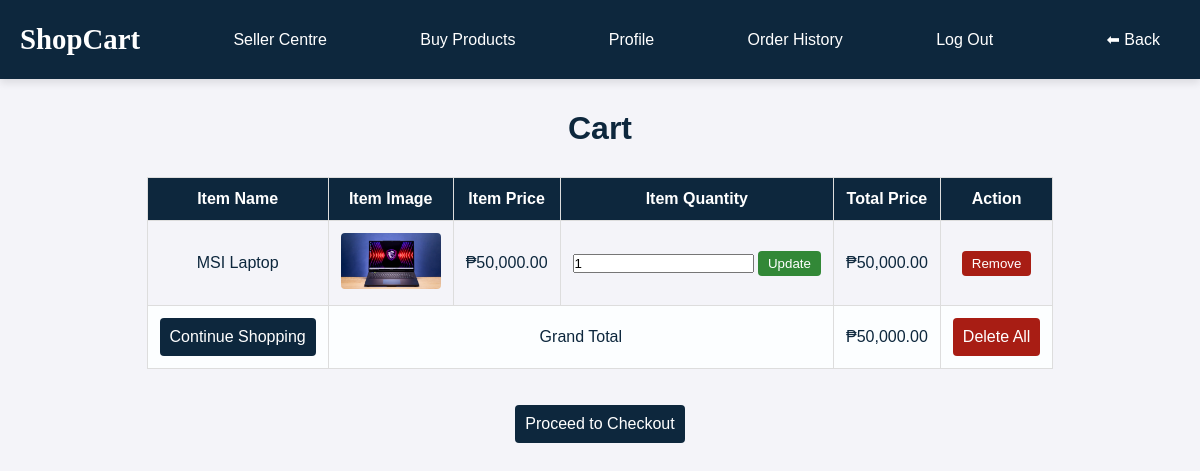
Page /Buyer/cart.php (signed in) on the committed database.
### tables this page shows
CREATE TABLE `cart` (
  `product_id` int(11) NOT NULL,
  `item_name` varchar(100) NOT NULL,
  `item_image` longblob NOT NULL,
  `item_price` int(11) NOT NULL,
  `item_quantity` int(11) NOT NULL
);

### Classes/Buyer.php (called while the page is built, shortened)
<?php
class Buyer extends User{
    private $db;
    public function __construct($db, $buyer_id = 0) {
        $this->db = $db;
    }
    public function getProductsAddedToCart() {
        $result = mysqli_query($this->db, "SELECT * FROM cart");
        return $result;
    }
}
?>

### Buyer/cart.php (the view, shortened to what this page needs)
<?php
require_once __DIR__ . "/../Classes/Buyer.php";
$grand_total = 0;
$buyer_id = $_SESSION['buyer_id'];
$buyer = new Buyer($connect, $buyer_id);
$addedProductsToCart = $buyer->getProductsAddedToCart();
?>
<!DOCTYPE html>
<html lang="en">
<head>
    <link rel="stylesheet" type="text/css" href="../css/cart.css">
</head>
<body>
<div class="topnav">
    <h1><span>ShopCart</span></h1>
    <a href="../Seller/seller_sign_up.php">Seller Centre</a>
    <a href="buyer_page.php">Buy Products</a>
    <a href="buyer_profile.php" name="buyer_profile">Profile</a>
    <a href="order_history.php" name="order_history">Order History</a>
    <a href="../log_out.php" name="log_out">Log Out</a>
<div style="margin: 20px;">
    <?php
    if (isset($_SERVER['HTTP_REFERER'])) {
        $previousPage = $_SERVER['HTTP_REFERER'];
        echo '<a href="' . htmlspecialchars($previousPage) . '" class="back-button">⬅ Back</a>';
    } else {
        echo '<a href="#" class="back-button disabled">⬅ Back</a>';
    }
    ?>
</div>
</div>
<center>
<h2 class="heading">Cart</h2>
<table border="1">
    <thead>
        <tr>
            <th>Item Name</th>
            <th>Item Image</th>
            <th>Item Price</th>
            <th>Item Quantity</th>
            <th>Total Price</th>
            <th>Action</th>
        </tr>
    </thead>
    <tbody>
    <?php while ($row = mysqli_fetch_assoc($addedProductsToCart)):
        $sub_total = $row['item_price'] * $row['item_quantity'];
        $grand_total += $sub_total;
    ?>
        <tr>
            <td><?= htmlspecialchars($row['item_name']); ?></td>
            <td>
                <img src="../Images/<?= htmlspecialchars($row['item_image']); ?>"
                     alt="Item Image" style="width:100px;height:auto;">
            </td>
            <td><?= "₱" . number_format($row['item_price'], 2); ?></td>
            <td>
                <form action="cart.php" method="post">
                    <input type="number" name="update_quantity" min="1"
                           value="<?= $row['item_quantity']; ?>" required>
                    <input type="submit" class="btn_update" name="update" value="Update">
                </form>
            </td>
            <td><?= "₱" . number_format($sub_total, 2); ?></td>
            <td>
                <form action="cart.php" method="post">
                    <input type="submit" class="btn_remove" value="Remove" name="remove">
                </form>
            </td>
        </tr>
    <?php endwhile; ?>
    <tr class="table-bottom">
        <td>
            <form action="buyer_page.php" method="post">
                <input type="submit" class="btn" value="Continue Shopping">
            </form>
        </td>
        <td colspan="3">Grand Total</td>
        <td><?= "₱" . number_format($grand_total, 2); ?></td>
        <td>
            <form action="cart.php" method="post">
                <input type="submit" class="btn_delete_all" name="delete_all" value="Delete All">
            </form>
        </td>
    </tr>
    </tbody>
</table>
<br><br>
<div class="checkout-btn">
    <form action="" method="post">
    <input class="btn" type="submit" name="checkout" value="Proceed to Checkout">
    </form>
</div>
</center>
</body>
</html>

### css/cart.css (style rules this page uses)
* { margin: 0; padding: 0; box-sizing: border-box; font-family: Arial, sans-serif; }
body { background-color: #f4f4f9; color: #333; display: flex; flex-direction: column; align-items: center; padding: 20px; animation: transitionIn 0.5s ease-in-out; }
.topnav { background-color: #0d273d; color: #fff; display: flex; justify-content: space-between; align-items: center; width: 100%; box-shadow: 0px 4px 8px rgba(0, 0, 0, 0.1); position: fixed; z-index: 1000; padding: 10px 20px; top: 0; left: 0; margin: 0; }
.topnav h1 { font-size: 1.8rem; margin: 10px 0; }
.topnav h1 span { color: #ffffff; font-weight: bold; font-family: Georgia, 'Times New Roman', Times, serif; margin: 10px 0; }
.topnav a { color: #fff; margin-left: 20px; text-decoration: none; font-size: 1rem; }
h1 { margin-top: 20px; font-size: 2rem; }
.btn { background-color: #0d273d; color: #fff; padding: 10px; border: none; border-radius: 4px; cursor: pointer; transition: background-color 0.3s; font-size: 1rem; }
.btn_remove { background-color: #a81d14; color: white; border: none; padding: 5px 10px; border-radius: 4px; cursor: pointer; transition: background-color 0.3s; }
.btn_update { background-color: #328837; color: white; border: none; padding: 5px 10px; border-radius: 4px; cursor: pointer; transition: background-color 0.3s; }
.btn_delete_all { background-color: #a81d14; color: #fff; padding: 10px; border: none; border-radius: 4px; cursor: pointer; transition: background-color 0.3s; font-size: 1rem; }
.heading { text-align: center; margin-top: 90px; font-size: 2rem; color: #0d273d; }
table { width: 100%; border-collapse: collapse; margin-top: 30px; }
table th, table td { border: 1px solid #ddd; padding: 12px; text-align: center; }
table td { color: #0d273d; }
table th { background-color: #0d273d; color: white; }
table tr:nth-child(even) { background-color: #fcfeff; }
table img { max-width: 100px; height: auto; border-radius: 4px; }

### rows in the picture
cart: item_name "MSI Laptop", item_image (picture), item_price "50,000.00", update_quantity "1", sub_total "50,000.00"

### other values in the picture
$grand_total "50,000.00"
